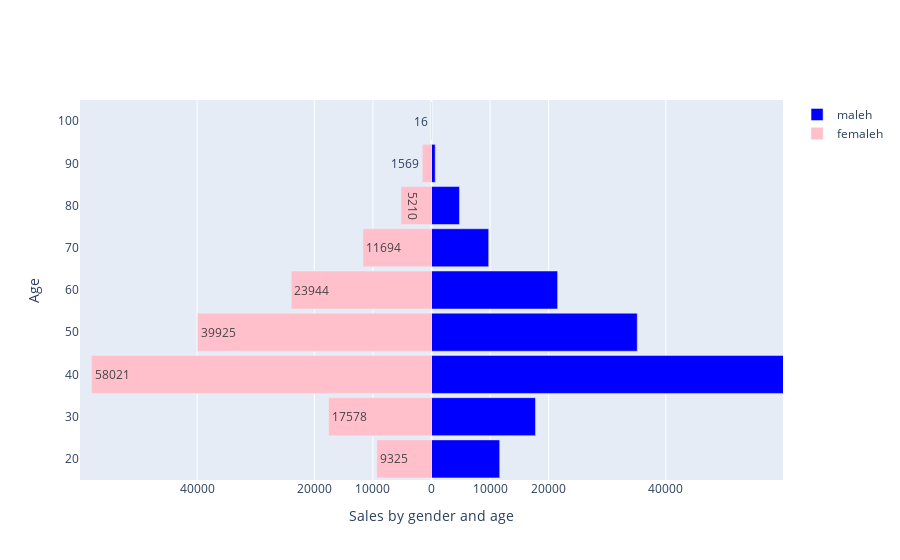

The notebook cell this image was saved under:
### Code cell
women_bins = femmef['sex']
men_bins = hommeh['sex']

y = hommeh['age']

layout = go.Layout(yaxis=go.layout.YAxis(title='Age'),
                   xaxis=go.layout.XAxis(
                       range=[-60000, 60000],
                       tickvals=[-40000, -20000, -10000, 0, 10000, 20000, 40000],
                       ticktext=[40000, 20000, 10000, 0, 10000, 20000, 40000],
                       title="Sales by gender and age"),
                   barmode='overlay',
                   bargap=0.1)

data = [go.Bar(y=y,
               x=men_bins,
               orientation='h',
               name='maleh',
               hoverinfo='x',
               marker=dict(color='blue')
               ),
        go.Bar(y=y,
               x=women_bins,
               orientation='h',
               name='femaleh',
               text=-1 * women_bins.astype('int'),
               hoverinfo='text',
               marker=dict(color='pink')
               )]

py.iplot(dict(data=data, layout=layout), filename='EXAMPLES/bar_pyramid')

### Figure 1 — Plotly figure (JSON) as saved in the notebook; plotly's stock layout.template omitted (floating-point values rounded to 4 significant figures)
{"data": [{"hoverinfo": "x", "marker": {"color": "blue"}, "name": "maleh", "orientation": "h", "type": "bar", "x": [11643, 17747, 67700, 35126, 21531, 9763, 4772, 634, 70], "y": [20, 30, 40, 50, 60, 70, 80, 90, 100]}, {"hoverinfo": "text", "marker": {"color": "pink"}, "name": "femaleh", "orientation": "h", "text": [9325, 17578, 58021, 39925, 23944, 11694, 5210, 1569, 16], "type": "bar", "x": [-9325, -17578, -58021, -39925, -23944, -11694, -5210, -1569, -16], "y": [20, 30, 40, 50, 60, 70, 80, 90, 100]}], "layout": {"bargap": 0.1, "barmode": "overlay", "xaxis": {"range": [-60000, 60000], "ticktext": [40000, 20000, 10000, 0, 10000, 20000, 40000], "tickvals": [-40000, -20000, -10000, 0, 10000, 20000, 40000], "title": {"text": "Sales by gender and age"}}, "yaxis": {"title": {"text": "Age"}}}}
